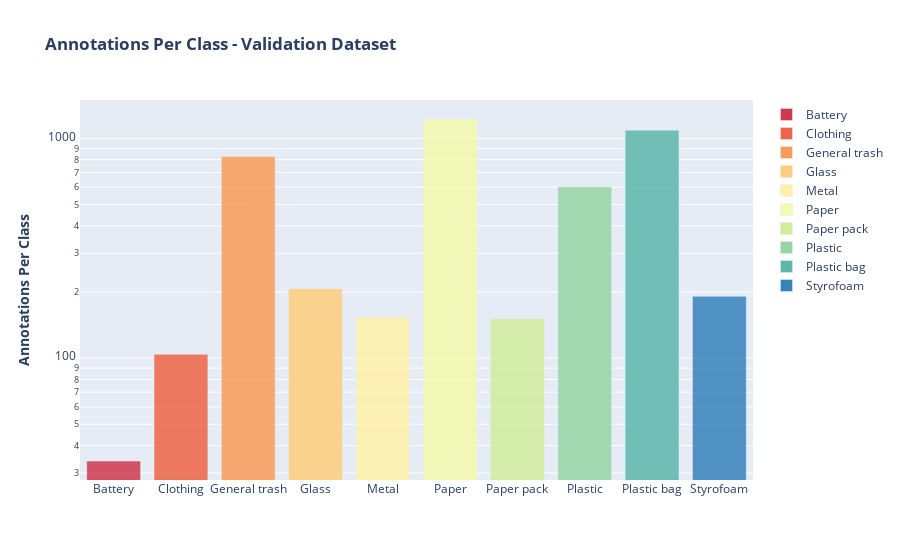

The code cell stored with this chart in its notebook:
### Code cell
fig = px.bar(val_df.class_name.value_counts().sort_index(), 
             color=train_df.class_name.value_counts().sort_index().index, opacity=0.85,
             color_discrete_sequence=LABEL_COLORS, log_y=True,
             labels={"y":"Annotations Per Class", "x":""},
             title="<b>Annotations Per Class - Validation Dataset</b>",)
fig.update_layout(legend_title=None,
                  xaxis_title="",
                  yaxis_title="<b>Annotations Per Class</b>")

fig.show()

### Figure 1 — Plotly figure (JSON) as saved in the notebook; plotly's stock layout.template omitted (floating-point values rounded to 4 significant figures)
{"data": [{"alignmentgroup": "True", "hovertemplate": "color=Battery<br>index=%{x}<br>value=%{y}<extra></extra>", "legendgroup": "Battery", "marker": {"color": "rgb(208, 56, 78)", "opacity": 0.85, "pattern": {"shape": ""}}, "name": "Battery", "offsetgroup": "Battery", "orientation": "v", "showlegend": true, "textposition": "auto", "type": "bar", "x": ["Battery"], "xaxis": "x", "y": [34], "yaxis": "y"}, {"alignmentgroup": "True", "hovertemplate": "color=Clothing<br>index=%{x}<br>value=%{y}<extra></extra>", "legendgroup": "Clothing", "marker": {"color": "rgb(238, 100, 69)", "opacity": 0.85, "pattern": {"shape": ""}}, "name": "Clothing", "offsetgroup": "Clothing", "orientation": "v", "showlegend": true, "textposition": "auto", "type": "bar", "x": ["Clothing"], "xaxis": "x", "y": [104], "yaxis": "y"}, {"alignmentgroup": "True", "hovertemplate": "color=General trash<br>index=%{x}<br>value=%{y}<extra></extra>", "legendgroup": "General trash", "marker": {"color": "rgb(250, 155, 88)", "opacity": 0.85, "pattern": {"shape": ""}}, "name": "General trash", "offsetgroup": "General trash", "orientation": "v", "showlegend": true, "textposition": "auto", "type": "bar", "x": ["General trash"], "xaxis": "x", "y": [827], "yaxis": "y"}, {"alignmentgroup": "True", "hovertemplate": "color=Glass<br>index=%{x}<br>value=%{y}<extra></extra>", "legendgroup": "Glass", "marker": {"color": "rgb(254, 206, 124)", "opacity": 0.85, "pattern": {"shape": ""}}, "name": "Glass", "offsetgroup": "Glass", "orientation": "v", "showlegend": true, "textposition": "auto", "type": "bar", "x": ["Glass"], "xaxis": "x", "y": [207], "yaxis": "y"}, {"alignmentgroup": "True", "hovertemplate": "color=Metal<br>index=%{x}<br>value=%{y}<extra></extra>", "legendgroup": "Metal", "marker": {"color": "rgb(255, 241, 168)", "opacity": 0.85, "pattern": {"shape": ""}}, "name": "Metal", "offsetgroup": "Metal", "orientation": "v", "showlegend": true, "textposition": "auto", "type": "bar", "x": ["Metal"], "xaxis": "x", "y": [154], "yaxis": "y"}, {"alignmentgroup": "True", "hovertemplate": "color=Paper<br>index=%{x}<br>value=%{y}<extra></extra>", "legendgroup": "Paper", "marker": {"color": "rgb(244, 250, 173)", "opacity": 0.85, "pattern": {"shape": ""}}, "name": "Paper", "offsetgroup": "Paper", "orientation": "v", "showlegend": true, "textposition": "auto", "type": "bar", "x": ["Paper"], "xaxis": "x", "y": [1226], "yaxis": "y"}, {"alignmentgroup": "True", "hovertemplate": "color=Paper pack<br>index=%{x}<br>value=%{y}<extra></extra>", "legendgroup": "Paper pack", "marker": {"color": "rgb(209, 237, 156)", "opacity": 0.85, "pattern": {"shape": ""}}, "name": "Paper pack", "offsetgroup": "Paper pack", "orientation": "v", "showlegend": true, "textposition": "auto", "type": "bar", "x": ["Paper pack"], "xaxis": "x", "y": [151], "yaxis": "y"}, {"alignmentgroup": "True", "hovertemplate": "color=Plastic<br>index=%{x}<br>value=%{y}<extra></extra>", "legendgroup": "Plastic", "marker": {"color": "rgb(151, 213, 164)", "opacity": 0.85, "pattern": {"shape": ""}}, "name": "Plastic", "offsetgroup": "Plastic", "orientation": "v", "showlegend": true, "textposition": "auto", "type": "bar", "x": ["Plastic"], "xaxis": "x", "y": [602], "yaxis": "y"}, {"alignmentgroup": "True", "hovertemplate": "color=Plastic bag<br>index=%{x}<br>value=%{y}<extra></extra>", "legendgroup": "Plastic bag", "marker": {"color": "rgb(92, 183, 170)", "opacity": 0.85, "pattern": {"shape": ""}}, "name": "Plastic bag", "offsetgroup": "Plastic bag", "orientation": "v", "showlegend": true, "textposition": "auto", "type": "bar", "x": ["Plastic bag"], "xaxis": "x", "y": [1091], "yaxis": "y"}, {"alignmentgroup": "True", "hovertemplate": "color=Styrofoam<br>index=%{x}<br>value=%{y}<extra></extra>", "legendgroup": "Styrofoam", "marker": {"color": "rgb(54, 130, 186)", "opacity": 0.85, "pattern": {"shape": ""}}, "name": "Styrofoam", "offsetgroup": "Styrofoam", "orientation": "v", "showlegend": true, "textposition": "auto", "type": "bar", "x": ["Styrofoam"], "xaxis": "x", "y": [191], "yaxis": "y"}], "layout": {"autosize": true, "barmode": "relative", "legend": {"title": {}, "tracegroupgap": 0}, "title": {"text": "<b>Annotations Per Class - Validation Dataset</b>"}, "xaxis": {"anchor": "y", "autorange": true, "domain": [0, 1], "range": [-0.5, 9.5], "title": {"text": ""}, "type": "category"}, "yaxis": {"anchor": "x", "autorange": true, "domain": [0, 1], "range": [1.445, 3.175], "title": {"text": "<b>Annotations Per Class</b>"}, "type": "log"}}}
